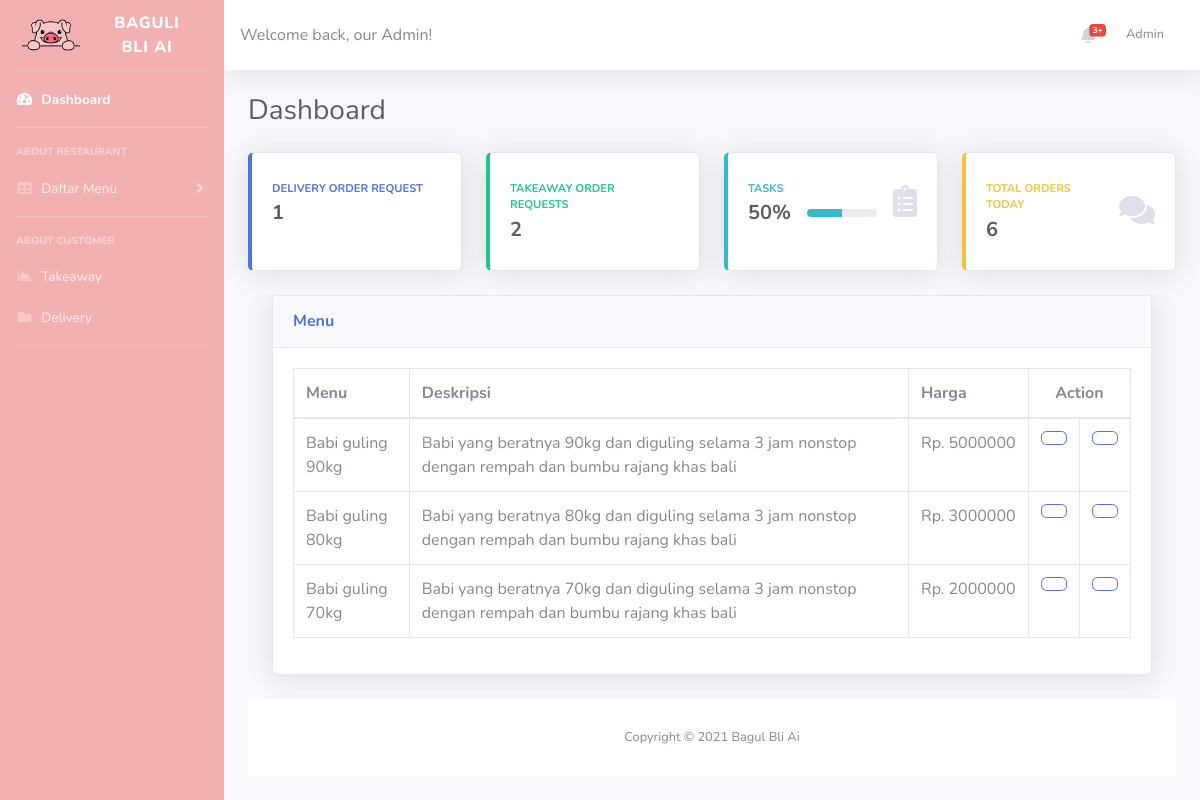
Screenshot of /ProjectAkhir/pages/admin-index.php (signed in) with the database file from the repository.
### tables this page shows
CREATE TABLE `menu` (
  `id_menu` int(11) NOT NULL,
  `menu` varchar(20) NOT NULL,
  `deskripsi` varchar(150) NOT NULL,
  `harga` int(15) NOT NULL
);

### ProjectAkhir/pages/admin-index.php (the view, shortened to what this page needs)
<!DOCTYPE html>
<html lang="en">
<?php
include('../koneksi/koneksi.php');
$sql2 = "SELECT count(*) AS 'total' FROM delivery";
$query2 = mysqli_query($connect, $sql2);
$data2 = mysqli_fetch_array($query2);
$sql3 = "SELECT count(*) AS 'total' FROM takeaway";
$query3 = mysqli_query($connect, $sql3);
$data3 = mysqli_fetch_array($query3);
?>
<head>
  <link href="../vendor/fontawesome-free/css/all.min.css" rel="stylesheet" type="text/css" />
  <link href="../css/sb-admin-2.min.css" rel="stylesheet" />
</head>
<body id="page-top">
  <div id="wrapper">
    <ul class="navbar-nav bgpink2 sidebar sidebar-dark accordion" id="accordionSidebar">
      <a class="sidebar-brand d-flex align-items-center justify-content-center" href="admin-index.php">
        <div class="sidebar-brand-icon">
          <img src="../img/babi3.png" alt="" width="70" height="70" />
        </div>
        <div class="sidebar-brand-text mx-3">BAGULI BLI AI</div>
      </a>
      <hr class="sidebar-divider my-0" />
      <li class="nav-item active">
        <a class="nav-link" href="admin-index.php">
          <i class="fas fa-fw fa-tachometer-alt"></i>
          <span>Dashboard</span></a>
      </li>
      <hr class="sidebar-divider" />
      <div class="sidebar-heading">About Restaurant</div>
      <li class="nav-item">
        <a class="nav-link collapsed" href="#" data-toggle="collapse" data-target="#collapseTwo" aria-expanded="true" aria-controls="collapseTwo">
          <i class="fas fa-fw fa-table"></i>
          <span>Daftar Menu</span>
        </a>
      </li>
      <hr class="sidebar-divider" />
      <div class="sidebar-heading">About Customer</div>
      <li class="nav-item">
        <a class="nav-link" href="admin-takeaway.php">
          <i class="fas fa-fw fa-chart-area"></i>
          <span>Takeaway</span>
        </a>
      </li>
      <li class="nav-item margin2">
        <a class="nav-link" href="admin-delivery.php">
          <i class="fas fa-fw fa-folder"></i>
          <span>Delivery</span></a>
      </li>
      <hr class="sidebar-divider d-none d-md-block" />
    </ul>
    <div id="content-wrapper" class="d-flex flex-column">
      <div id="content">
        <nav class="navbar navbar-expand navbar-light bg-white topbar mb-4 static-top shadow">
          <div>
            Welcome back, our Admin!
          </div>
          <ul class="navbar-nav ml-auto">
            <li class="nav-item dropdown no-arrow mx-1">
              <a class="nav-link dropdown-toggle" href="#" id="alertsDropdown" role="button" data-toggle="dropdown" aria-haspopup="true" aria-expanded="false">
                <i class="fas fa-bell fa-fw"></i>
                <span class="badge badge-danger badge-counter">3+</span>
              </a>
            </li>
            <li class="nav-item dropdown no-arrow">
              <a class="nav-link dropdown-toggle" href="#" id="userDropdown" role="button" data-toggle="dropdown" aria-haspopup="true" aria-expanded="false">
                <span class="mr-2 d-none d-lg-inline text-gray-600 small"> Admin </span>
              </a>
            </li>
          </ul>
        </nav>
        <div class="container-fluid">
          <div class="d-sm-flex align-items-center justify-content-between mb-4">
            <h1 class="h3 mb-0 text-gray-800">Dashboard</h1>
          </div>
          <div class="row">
            <div class="col-xl-3 col-md-6 mb-4">
              <div class="card border-left-primary shadow h-100 py-2">
                <div class="card-body">
                  <div class="row no-gutters align-items-center">
                    <div class="col mr-2">
                      <div class="text-xs font-weight-bold text-primary text-uppercase mb-1">
                        Delivery Order Request
                      </div>
                      <div class="h5 mb-0 font-weight-bold text-gray-800">
                        <?= $data2['total'] ?>
                      </div>
                    </div>
                  </div>
                </div>
              </div>
            </div>
            <div class="col-xl-3 col-md-6 mb-4">
              <div class="card border-left-success shadow h-100 py-2">
                <div class="card-body">
                  <div class="row no-gutters align-items-center">
                    <div class="col mr-2">
                      <div class="text-xs font-weight-bold text-success text-uppercase mb-1">
                        Takeaway Order Requests
                      </div>
                      <div class="h5 mb-0 font-weight-bold text-gray-800">
                        <?= $data3['total'] ?>
                      </div>
                    </div>
                  </div>
                </div>
              </div>
            </div>
            <div class="col-xl-3 col-md-6 mb-4">
              <div class="card border-left-info shadow h-100 py-2">
                <div class="card-body">
                  <div class="row no-gutters align-items-center">
                    <div class="col mr-2">
                      <div class="text-xs font-weight-bold text-info text-uppercase mb-1">
                        Tasks
                      </div>
                      <div class="row no-gutters align-items-center">
                        <div class="col-auto">
                          <div class="h5 mb-0 mr-3 font-weight-bold text-gray-800">
                            50%
                          </div>
                        </div>
                        <div class="col">
                          <div class="progress progress-sm mr-2">
                            <div class="progress-bar bg-info" role="progressbar" style="width: 50%" aria-valuenow="50" aria-valuemin="0" aria-valuemax="100"></div>
                          </div>
                        </div>
                      </div>
                    </div>
                    <div class="col-auto">
                      <i class="fas fa-clipboard-list fa-2x text-gray-300"></i>
                    </div>
                  </div>
                </div>
              </div>
            </div>
            <div class="col-xl-3 col-md-6 mb-4">
              <div class="card border-left-warning shadow h-100 py-2">
                <div class="card-body">
                  <div class="row no-gutters align-items-center">
                    <div class="col mr-2">
                      <div class="text-xs font-weight-bold text-warning text-uppercase mb-1">
                        Total orders today
                      </div>
                      <div class="h5 mb-0 font-weight-bold text-gray-800">
                        <?php
                        $overall = ($data2['total'] + $data3['total']) * 2;
                        echo "$overall";
                        ?>
                      </div>
                    </div>
                    <div class="col-auto">
                      <i class="fas fa-comments fa-2x text-gray-300"></i>
                    </div>
                  </div>
                </div>
              </div>
            </div>
          </div>
          <div id="wrapper">
            <div id="content-wrapper" class="d-flex flex-column">
              <div id="content">
                <div class="container-fluid">
                  <div class="card shadow mb-4">
                    <div class="card-header py-3">
                      <h6 class="m-0 font-weight-bold text-primary">Menu</h6>
                    </div>
                    <div class="card-body">
                      <div class="table-responsive">
                        <table class="table table-bordered" id="dataTable" width="100%" cellspacing="0">
                          <thead>
                            <tr>
                              <th>Menu</th>
                              <th>Deskripsi</th>
                              <th width="120px">Harga</th>
                              <th colspan="2" class="text-center">Action</th>
                            </tr>
                          </thead>
                          <tbody>
                            <?php
                            $sql4 = "SELECT * FROM menu";
                            $query4 = mysqli_query($connect, $sql4);
                            while ($data4 = mysqli_fetch_array($query4)) {
                            ?>
                              <tr>
                                <td><?= $data4['menu'] ?></td>
                                <td><?= $data4['deskripsi'] ?></td>
                                <td><?= "Rp. " . $data4['harga'] ?></td>
                                <td><a class="btn btn-outline-primary d-flex align-items-center" href="admin-editmenu.php?id_menu= <?= $data4['id_menu'] ?>">
                                  </a>
                                </td>
                                <td>
                                  <a class="btn btn-outline-primary d-flex align-items-center" href="../proses/admin-deletemenu.php?id_menu= <?= $data4['id_menu'] ?>">
                                  </a>
                                </td>
                              </tr>
                            <?php
                            }
                            ?>
                          </tbody>
                        </table>
                      </div>
                    </div>
                  </div>
                </div>
              </div>
            </div>
          </div>
          <footer class="sticky-footer bg-white">
            <div class="container my-auto">
              <div class="copyright text-center my-auto">
                <span>Copyright &copy; 2021 Bagul Bli Ai</span>
              </div>
            </div>
          </footer>
        </div>
      </div>
    </div>
  </div>
</body>
</html>

### rows the page displays
menu: menu "Babi guling 90kg", deskripsi "Babi yang beratnya 90kg dan diguling selama 3 jam nonstop dengan rempah dan bumbu rajang khas bali", harga "5000000"
menu: menu "Babi guling 80kg", deskripsi "Babi yang beratnya 80kg dan diguling selama 3 jam nonstop dengan rempah dan bumbu rajang khas bali", harga "3000000"
menu: menu "Babi guling 70kg", deskripsi "Babi yang beratnya 70kg dan diguling selama 3 jam nonstop dengan rempah dan bumbu rajang khas bali", harga "2000000"

### other values shown
$data2['total'] "1"
$data3['total'] "2"
$overall "6"
